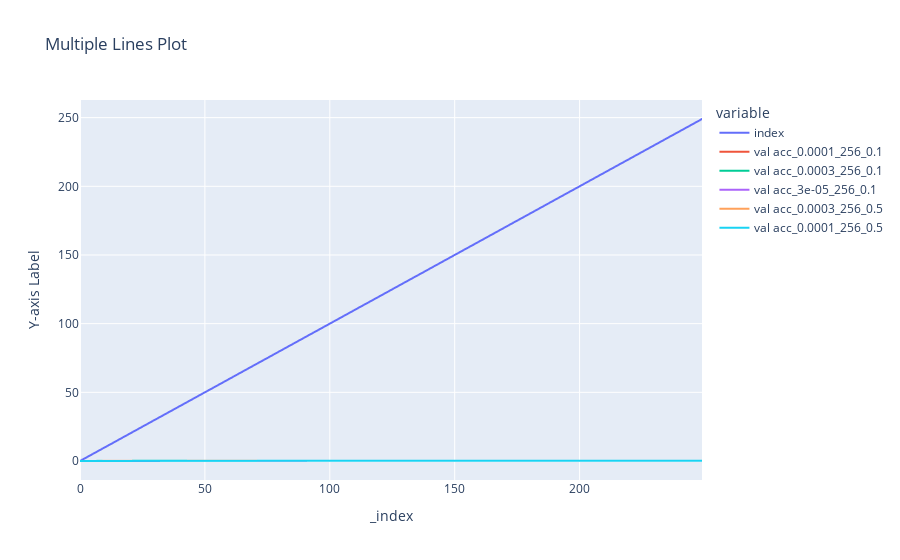

Write notebook code for a chart like this one.
### Code cell
graph_col("val acc")

### Figure 1 — Plotly figure (JSON) as saved in the notebook; plotly's stock layout.template omitted (floating-point values rounded to 4 significant figures; data arrays with more than 128 entries replaced by an {"elided": "..."} marker saying what was removed)
{"data": [{"hovertemplate": "variable=index<br>_index=%{x}<br>Y-axis Label=%{y}<extra></extra>", "legendgroup": "index", "line": {"color": "#636efa", "dash": "solid"}, "marker": {"symbol": "circle"}, "mode": "lines", "name": "index", "showlegend": true, "type": "scattergl", "x": {"elided": "250 int values"}, "xaxis": "x", "y": {"elided": "250 int values"}, "yaxis": "y"}, {"hovertemplate": "variable=val acc_0.0001_256_0.1<br>_index=%{x}<br>Y-axis Label=%{y}<extra></extra>", "legendgroup": "val acc_0.0001_256_0.1", "line": {"color": "#EF553B", "dash": "solid"}, "marker": {"symbol": "circle"}, "mode": "lines", "name": "val acc_0.0001_256_0.1", "showlegend": true, "type": "scattergl", "x": {"elided": "250 int values"}, "xaxis": "x", "y": {"elided": "250 float values"}, "yaxis": "y"}, {"hovertemplate": "variable=val acc_0.0003_256_0.1<br>_index=%{x}<br>Y-axis Label=%{y}<extra></extra>", "legendgroup": "val acc_0.0003_256_0.1", "line": {"color": "#00cc96", "dash": "solid"}, "marker": {"symbol": "circle"}, "mode": "lines", "name": "val acc_0.0003_256_0.1", "showlegend": true, "type": "scattergl", "x": {"elided": "250 int values"}, "xaxis": "x", "y": {"elided": "250 float values"}, "yaxis": "y"}, {"hovertemplate": "variable=val acc_3e-05_256_0.1<br>_index=%{x}<br>Y-axis Label=%{y}<extra></extra>", "legendgroup": "val acc_3e-05_256_0.1", "line": {"color": "#ab63fa", "dash": "solid"}, "marker": {"symbol": "circle"}, "mode": "lines", "name": "val acc_3e-05_256_0.1", "showlegend": true, "type": "scattergl", "x": {"elided": "250 int values"}, "xaxis": "x", "y": {"elided": "250 float values"}, "yaxis": "y"}, {"hovertemplate": "variable=val acc_0.0003_256_0.5<br>_index=%{x}<br>Y-axis Label=%{y}<extra></extra>", "legendgroup": "val acc_0.0003_256_0.5", "line": {"color": "#FFA15A", "dash": "solid"}, "marker": {"symbol": "circle"}, "mode": "lines", "name": "val acc_0.0003_256_0.5", "showlegend": true, "type": "scattergl", "x": {"elided": "250 int values"}, "xaxis": "x", "y": {"elided": "250 float values"}, "yaxis": "y"}, {"hovertemplate": "variable=val acc_0.0001_256_0.5<br>_index=%{x}<br>Y-axis Label=%{y}<extra></extra>", "legendgroup": "val acc_0.0001_256_0.5", "line": {"color": "#19d3f3", "dash": "solid"}, "marker": {"symbol": "circle"}, "mode": "lines", "name": "val acc_0.0001_256_0.5", "showlegend": true, "type": "scattergl", "x": {"elided": "250 int values"}, "xaxis": "x", "y": {"elided": "250 float values"}, "yaxis": "y"}], "layout": {"legend": {"title": {"text": "variable"}, "tracegroupgap": 0}, "title": {"text": "Multiple Lines Plot"}, "xaxis": {"anchor": "y", "domain": [0, 1], "title": {"text": "_index"}}, "yaxis": {"anchor": "x", "domain": [0, 1], "title": {"text": "Y-axis Label"}}}}
